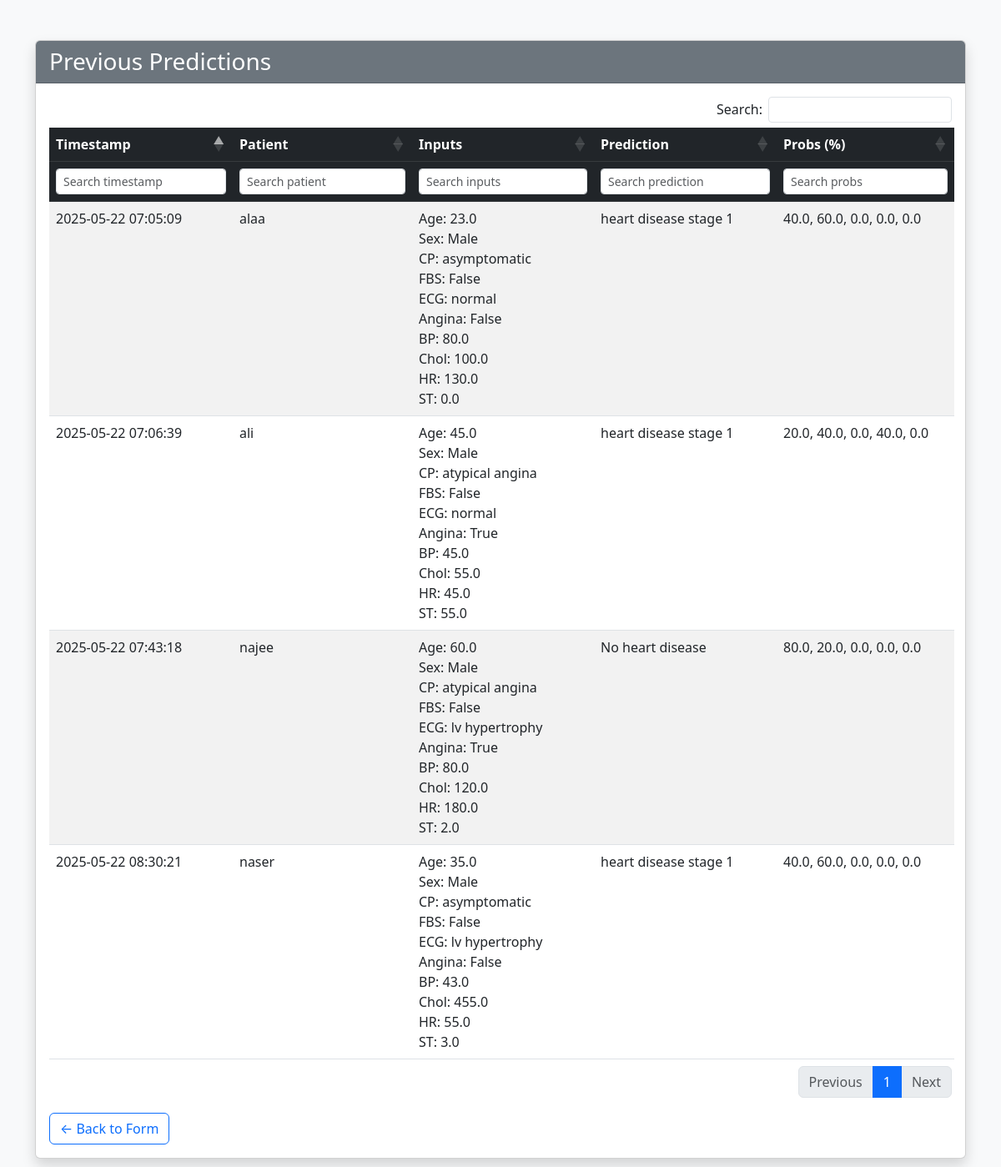
The app's page /history with its own data.
### tables this page shows
CREATE TABLE predictions (
                id INTEGER PRIMARY KEY AUTOINCREMENT,
                patient_name TEXT,
                age REAL, sex TEXT, chest_pain_type TEXT,
                fasting_blood_sugar TEXT, heart_ecg TEXT,
                exercise_induced_angina TEXT,
                resting_blood_pressure REAL, cholesterol REAL,
                maximum_heart_rate REAL, oldpeak REAL,
                prediction TEXT,
                probabilities TEXT,
                timestamp DATETIME DEFAULT CURRENT_TIMESTAMP
            );

### app.py (the view)
@app.route('/history', methods=['GET'])
def history():
    db = get_db()
    cur = db.execute('SELECT * FROM predictions ORDER BY timestamp DESC')
    rows = cur.fetchall()
    history = []
    for r in rows:
        history.append({
            'patient_name':    r['patient_name'],
            'timestamp':       r['timestamp'],
            'inputs': {
                'age': r['age'],
                'sex': r['sex'],
                'chest_pain_type': r['chest_pain_type'],
                'fasting_blood_sugar': r['fasting_blood_sugar'],
                'heart_ecg': r['heart_ecg'],
                'exercise_induced_angina': r['exercise_induced_angina'],
                'resting_blood_pressure': r['resting_blood_pressure'],
                'cholesterol': r['cholesterol'],
                'maximum_heart_rate': r['maximum_heart_rate'],
                'oldpeak': r['oldpeak'],
            },
            'prediction':      r['prediction'],
            'probabilities':   json.loads(r['probabilities'])
        })
    return render_template('history.html', history=history)

### app.py (called while the page is built)
def get_db():
    db = getattr(g, '_database', None)
    if db is None:
        db = g._database = sqlite3.connect(DATABASE)
        db.row_factory = sqlite3.Row
    return db

@app.teardown_appcontext
def close_connection(exception):
    db = getattr(g, '_database', None)
    if db is not None:
        db.close()

### templates/history.html (shortened to what this page needs)
<!doctype html>
<html lang="en">
<head>
  <link
    href="https://cdn.jsdelivr.net/npm/bootstrap@5.3.0/dist/css/bootstrap.min.css"
    rel="stylesheet"
  >
  <link
    rel="stylesheet"
    href="https://cdn.datatables.net/1.13.4/css/dataTables.bootstrap5.min.css"
  />
</head>
<body class="bg-light">
  <div class="container my-5">
    <div class="card shadow">
      <div class="card-header bg-secondary text-white">
        <h3 class="mb-0">Previous Predictions</h3>
      </div>
      <div class="card-body">
        <table id="historyTable" class="table table-striped table-hover">
          <thead class="table-dark">
            <tr>
              <th>Timestamp</th>
              <th>Patient</th>
              <th>Inputs</th>
              <th>Prediction</th>
              <th>Probs (%)</th>
            </tr>
            <tr>
              <th><input type="text" class="form-control form-control-sm" placeholder="Search timestamp"></th>
              <th><input type="text" class="form-control form-control-sm" placeholder="Search patient"></th>
              <th><input type="text" class="form-control form-control-sm" placeholder="Search inputs"></th>
              <th><input type="text" class="form-control form-control-sm" placeholder="Search prediction"></th>
              <th><input type="text" class="form-control form-control-sm" placeholder="Search probs"></th>
            </tr>
          </thead>
          <tbody>
            {% for rec in history %}
            <tr>
              <td>{{ rec.timestamp }}</td>
              <td>{{ rec.patient_name }}</td>
              <td>
                Age: {{ rec.inputs.age }}<br>
                Sex: {{ rec.inputs.sex }}<br>
                CP: {{ rec.inputs.chest_pain_type }}<br>
                FBS: {{ rec.inputs.fasting_blood_sugar }}<br>
                ECG: {{ rec.inputs.heart_ecg }}<br>
                Angina: {{ rec.inputs.exercise_induced_angina }}<br>
                BP: {{ rec.inputs.resting_blood_pressure }}<br>
                Chol: {{ rec.inputs.cholesterol }}<br>
                HR: {{ rec.inputs.maximum_heart_rate }}<br>
                ST: {{ rec.inputs.oldpeak }}
              </td>
              <td>{{ rec.prediction }}</td>
              <td>{{ rec.probabilities | join(', ') }}</td>
            </tr>
            {% endfor %}
          </tbody>
        </table>
        <a href="/" class="btn btn-outline-primary mt-3">← Back to Form</a>
      </div>
    </div>
  </div>
</body>
</html>

### records on screen
predictions: timestamp "2025-05-22 08:30:21", patient_name "naser", inputs.age "35.0", inputs.sex "Male", inputs.chest_pain_type "asymptomatic", inputs.fasting_blood_sugar "False", inputs.heart_ecg "lv hypertrophy", inputs.exercise_induced_angina "False", inputs.resting_blood_pressure "43.0", inputs.cholesterol "455.0", inputs.maximum_heart_rate "55.0", inputs.oldpeak "3.0", prediction "heart disease stage 1", probabilities "40.0, 60.0, 0.0, 0.0, 0.0"
predictions: timestamp "2025-05-22 07:43:18", patient_name "najee", inputs.age "60.0", inputs.sex "Male", inputs.chest_pain_type "atypical angina", inputs.fasting_blood_sugar "False", inputs.heart_ecg "lv hypertrophy", inputs.exercise_induced_angina "True", inputs.resting_blood_pressure "80.0", inputs.cholesterol "120.0", inputs.maximum_heart_rate "180.0", inputs.oldpeak "2.0", prediction "No heart disease", probabilities "80.0, 20.0, 0.0, 0.0, 0.0"
predictions: timestamp "2025-05-22 07:06:39", patient_name "ali", inputs.age "45.0", inputs.sex "Male", inputs.chest_pain_type "atypical angina", inputs.fasting_blood_sugar "False", inputs.heart_ecg "normal", inputs.exercise_induced_angina "True", inputs.resting_blood_pressure "45.0", inputs.cholesterol "55.0", inputs.maximum_heart_rate "45.0", inputs.oldpeak "55.0", prediction "heart disease stage 1", probabilities "20.0, 40.0, 0.0, 40.0, 0.0"
predictions: timestamp "2025-05-22 07:05:09", patient_name "alaa", inputs.age "23.0", inputs.sex "Male", inputs.chest_pain_type "asymptomatic", inputs.fasting_blood_sugar "False", inputs.heart_ecg "normal", inputs.exercise_induced_angina "False", inputs.resting_blood_pressure "80.0", inputs.cholesterol "100.0", inputs.maximum_heart_rate "130.0", inputs.oldpeak "0.0", prediction "heart disease stage 1", probabilities "40.0, 60.0, 0.0, 0.0, 0.0"
